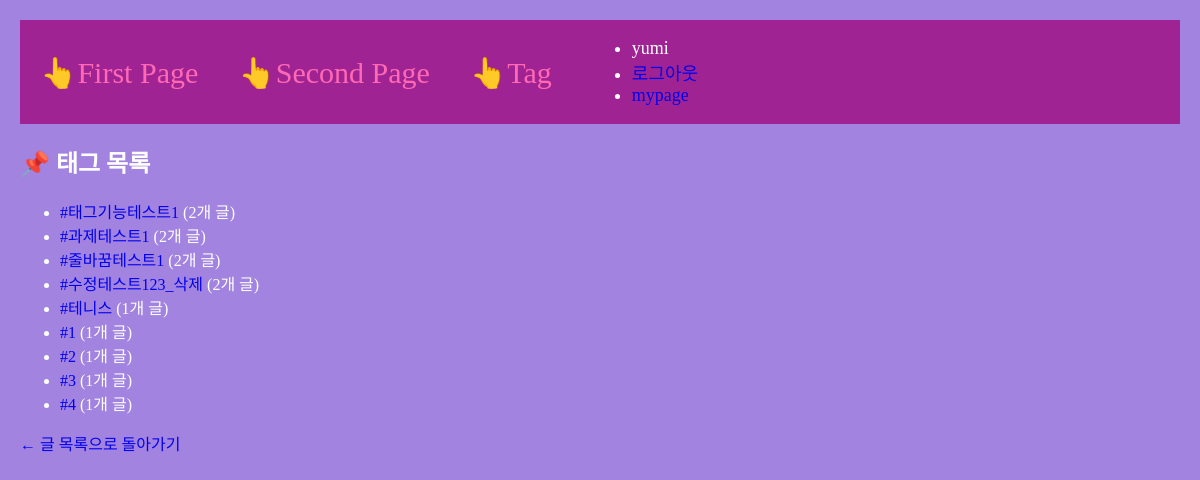
Screenshot of /tag-list (signed in) with the database file from the repository.
### main/models.py (models this page shows, shortened)
class Tag(models.Model):
    name = models.CharField(max_length=30, null=False, blank=False)

### main/views.py (the view)
# urls.py: path('tag-list', tag_list, name="tag-list"),
def tag_list(request): #모든 태그 목록을 볼 수 있는 페이지
    tags = Tag.objects.annotate(num_posts=Count('posts')).filter(num_posts__gt=0)
    return render(request, 'main/tag-list.html', {'tags': tags})

### main/templates/main/tag-list.html
{% extends 'base.html' %}
{% block content %}
<h2>📌 태그 목록</h2>
<ul>
    {% for tag in tags %}
        <li>
            <a href="{% url 'main:tag-posts' tag.id %}">#{{ tag.name }}</a>
            ({{ tag.posts.count }}개 글)
        </li>
    {% empty %}
        <li>아직 생성된 태그가 없습니다.</li>
    {% endfor %}
</ul>
<a href="{% url 'main:secondpage' %}">← 글 목록으로 돌아가기</a>
{% endblock %}

### project/templates/shared/_navbar.html
<nav class="navbar-container">
    <a class="navbar-link" href="{% url 'main:mainpage' %}">👆First Page</a>
    <a class="navbar-link" href="{% url 'main:secondpage' %}">👆Second Page</a>
    <a class="navbar-link" href="{% url 'main:tag-list' %}">👆Tag</a>
    <div class="nav-right">
        {% if user.is_authenticated %}
        <ul class="nav-link-account">
            <li class="nav-link-user">{{user.username}}</li>
            <li><a href="{% url 'accounts:logout' %}">로그아웃</a></li>
            <li><a href="{% url 'users:mypage' request.user.id %}">mypage</a></li>
        </ul>
        {% else %}
        <ul class="nav=link-account">
            <li><a href="{% url 'accounts:login' %}">로그인</a></li>
            <li><a href="{% url 'accounts:signup' %}">signup</a></li>
        </ul>
        {% endif %}
    </div>
</nav>

### project/templates/base.html (style rules this page uses)
a { text-decoration: none; }
.body-container { background-color: #a283e0; color: #fff; margin: 20px; }
.navbar-container { display: flex; align-items: center; padding-left: 20px; gap: 40px; background-color: #a02393; font-size: 18px; }
.navbar-link { color: #FF69B4; font-size: 30px; }

### rows the page displays
Tag: name "태그기능테스트1", posts.count "2"
Tag: name "과제테스트1", posts.count "2"
Tag: name "줄바꿈테스트1", posts.count "2"
Tag: name "수정테스트123_삭제", posts.count "2"
Tag: name "테니스", posts.count "1"
Tag: name "1", posts.count "1"
Tag: name "2", posts.count "1"
Tag: name "3", posts.count "1"
Tag: name "4", posts.count "1"

### other values shown
{{ user.username }} "yumi"
